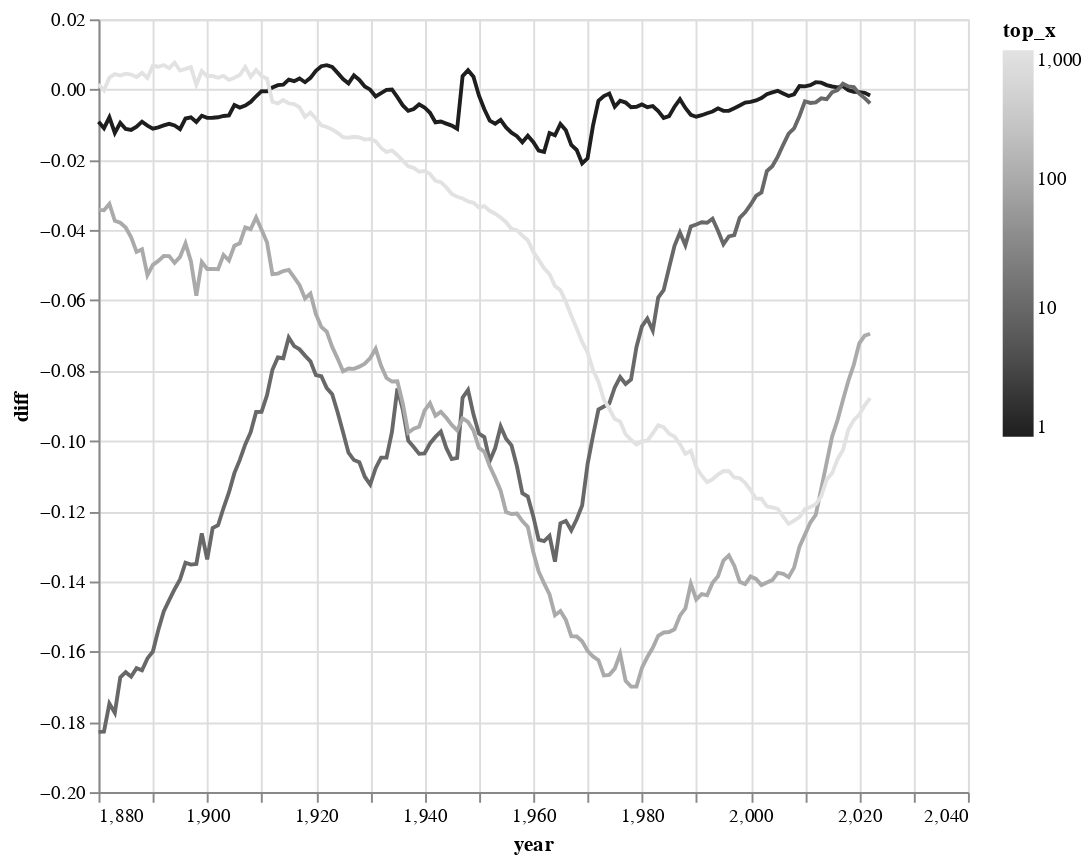

The notebook cell saved with this chart:
### Code cell
## Calculate top shares between male/female
data_diff = data_F.merge(data_M, how='inner', on=['year', 'top_x'], suffixes=('_f', '_m'))
data_diff['diff'] = data_diff['total_pct_f'] - data_diff['total_pct_m']

chart_diff = alt.Chart(data_diff).mark_line().encode(
    x='year',
    y='diff',
    tooltip=['year', 'top_x', 'diff'],
    color=alt.Color('top_x', scale=alt.Scale(scheme='greys', reverse=True, type='log'))
).properties(
    width=450,
    height=400
)

#display charts
chart_diff

### Figure 1 — Vega-Lite specification as saved in the notebook (floating-point values rounded to 4 significant figures; data arrays with more than 128 entries replaced by an {"elided": "..."} marker saying what was removed)
{"config": {"view": {"continuousWidth": 300, "continuousHeight": 300}}, "data": {"name": "data-77245063707f3400489b23a5cea94c26"}, "mark": {"type": "line"}, "encoding": {"color": {"field": "top_x", "scale": {"reverse": true, "scheme": "greys", "type": "log"}, "type": "quantitative"}, "tooltip": [{"field": "year", "type": "quantitative"}, {"field": "top_x", "type": "quantitative"}, {"field": "diff", "type": "quantitative"}], "x": {"field": "year", "type": "quantitative"}, "y": {"field": "diff", "type": "quantitative"}}, "height": 400, "width": 450, "$schema": "https://vega.github.io/schema/vega-lite/v5.16.3.json", "datasets": {"data-77245063707f3400489b23a5cea94c26": {"elided": "572 records"}}}
